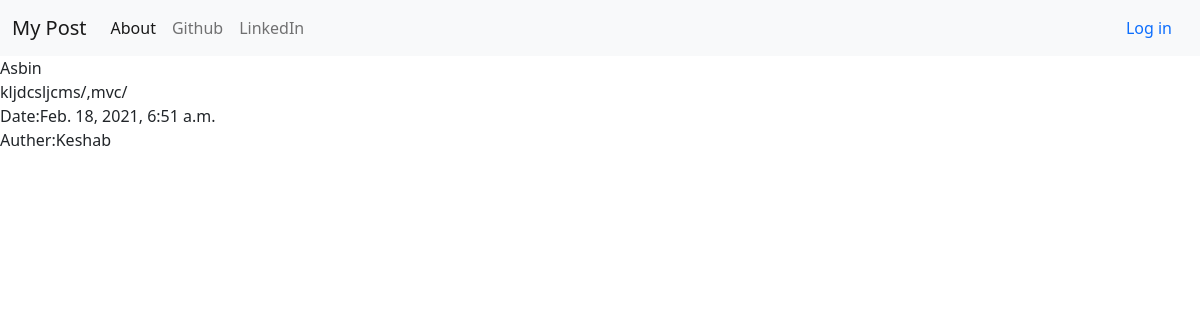
Screenshot of /blog/9 with the database file from the repository.
### blog/models.py (models this page shows, shortened)
class Post(models.Model):
    title = models.CharField(max_length=200)
    text = models.TextField()
    created_date = models.DateTimeField(default=timezone.now)
    published_date=models.DateTimeField(null=True)
    auther= models.ForeignKey(User,on_delete=models.CASCADE)

### blog/views.py (the view, shortened to what this page needs)
# urls.py: path('blog/<int:blog_id>',views.viewpost,name='viewpost'),
def viewpost(request,blog_id):
    post=get_object_or_404(Post,pk=blog_id)
    if request.method=="GET":
        todoform=PostForm(instance= post)
        return render(request,'blog/viewpost.html',{'post':post,'postform':todoform})

### blog/templates/blog/viewpost.html (shortened to what this page needs)
{% extends "blog/base.html" %}
{%  block content %}
 {% if user.is_authenticated %}
<form method="POST">
{% csrf_token %}
{{postform.as_p}}
<button type="submit">Save</button>
</form>
</form>
<form method="POST" action="{% url 'deletepost' post.id %}">
{% csrf_token %}
<button type="submit">Delete</button>
</form>
{% else %}
{{post.title}}<br>
{{post.text}}<br>
Date:{{post.created_date}}<br>
Auther:{{post.auther}}
{% endif %}
{% endblock %}

### rows the page displays
Post: title "Asbin", text "kljdcsljcms/,mvc/", created_date "Feb. 18, 2021, 6:51 a.m.", auther "Keshab"
